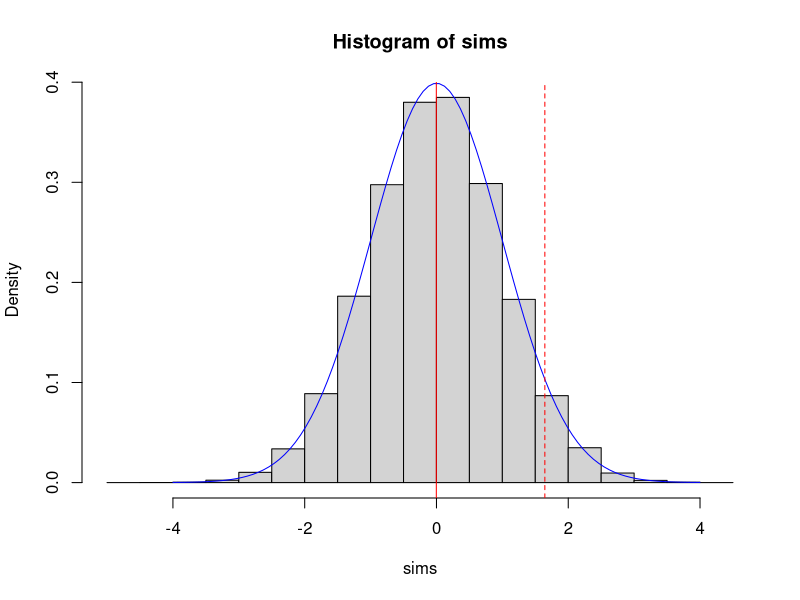
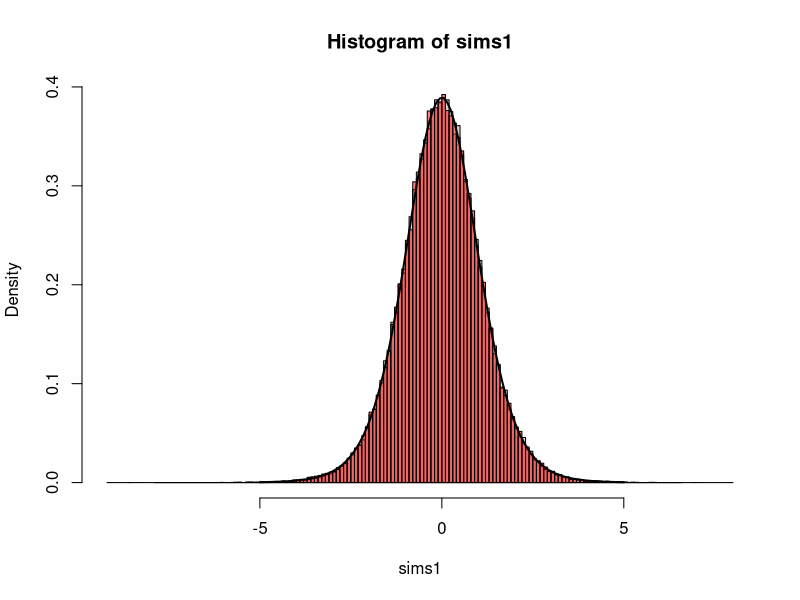

Write the R code that produced these figures, in order.
rm(list = ls())
# This clears everything that's already in the workspace

set.seed(1) 
# This makes sure anything that relies on random number generation will
# be the same each time you run the code - can give any number

# Some normal distribution examples!
# First, we're going to compute normal distribution quantiles,
# Here - let's compute P(z <= 2), for normal z with mean 0 and variance 1
help(pnorm) # This brings you to some information about the pnorm function,
# which takes a value and returns the corresponding percentile of a 
# normal distribution
zA1 <- 2 
pnorm(zA1, mean = 0, sd = 1) # Compare this what's in the textbook!

# Now let's look at P(z <= -2) for normal z with mean 0 and variance 1, 
# and explore the different ways we can compute a normal percentile 
zA2 <- -2
pnorm(zA2, mean = 0, sd = 1)
# Because the normal distribution is symmetric about the mean, which in 
# this case is zero, P(z <= -2) = P(z > 2) 
# And P(z > 2) = 1 - P(z <= 2)
1 - pnorm(zA1, mean = 0, sd = 1)
# We also get the same answer by computing P(z > 2) directly, using 
# lower.tail=FALSE
pnorm(zA1, mean = 0, sd = 1, lower.tail = FALSE)

# We can always check our understanding by **simulating**
nsim <- 100000 # Number of random variables to simulate
sims <- rnorm(nsim, mean = 0, sd = 1) # Simulated z's from a normal dist. with mean 0 and variance 1
# This gives us an approximation to P(z > -2)
mean(sims > -2) 
# Check it against the exact answer...
pnorm(zA2, mean = 0, sd = 1, lower.tail = FALSE)

# Now let's take a look at them
hist(sims, freq = FALSE)
vals <- seq(-4, 4, length.out = 100)
lines(vals, dnorm(vals, mean = 0, sd = 1),
      col = "blue")
# Draw a vertical line at the simulation mean
abline(v = mean(sims), col = "red")
alpha <- 0.95
qnorm(alpha, mean = 0, sd = 1)
abline(v = qnorm(alpha, mean = 0, sd = 1), 
       col = "red",
       lty = 2)
mean(sims)
var(sims)

#### This is where we stopped in class on Thursday 1/23 #### 

# Compute Chi-Square Quantiles
nu <- 5
qchisq(0.9, df = nu)

# Get t distribution quantiles
nu <- 10
qt(0.9, nu)
# We could also approimate this by simulating t random variables!
nsim <- 100000
sims1 <- rt(nsim, df = nu)
quantile(sims1, probs = 0.9)

# Note that we could also simulate t random variables in another way,
# by simulating normal and chi square random variables
nsim <- 100000
sims2 <- rnorm(nsim)/sqrt(rchisq(nsim, df = nu)/nu)
quantile(sims2, probs = 0.9) # Quantiles are the same!

hist(sims1, freq = FALSE, breaks = 200)
hist(sims2, freq = FALSE, 
     add = TRUE, col = rgb(1, 0, 0, 0.5),
     breaks = 200) 
vals <- seq(-5, 5, length.out = 100)
lines(vals, dt(vals, df = nu), lwd = 2)
# They have the same distribution!

# Now let's try working with the F-distribution
nu1 <- 2
nu2 <- 3
qf(0.9, df1 = nu1, df2 = nu2)
# This is a situation where being able to simulate can be a good way to
# check that we understand how the qf function is parameterized - 
# we should get the same answer by simulating F random variables using
# independent chi-square random variables, and computing their
# 90th percentile
nsim <- 1000000
sims <- (rchisq(nsim, df = nu1)/nu1)/(rchisq(nsim, df = nu2)/nu2)
quantile(sims, probs = 0.9)
